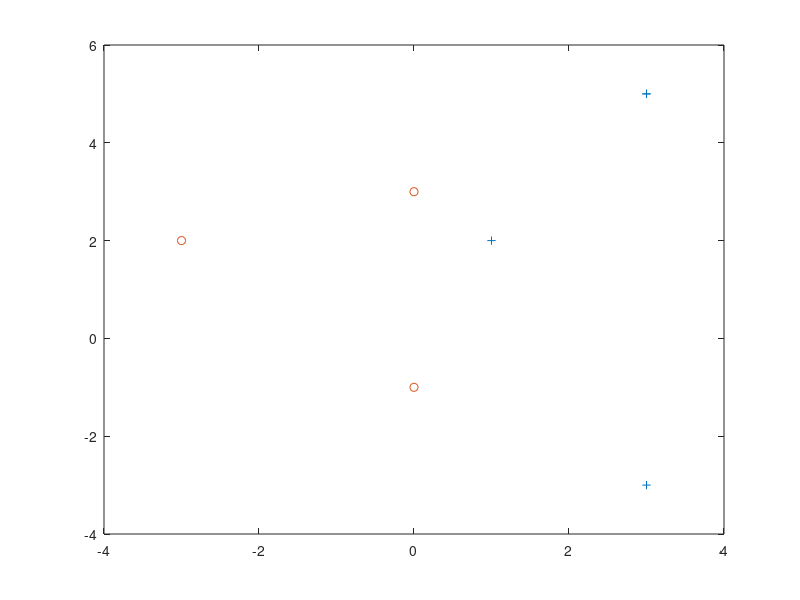

MATLAB code to generate this figure: (Note: this script raises an error after producing the figure.)
%  Final Exam problems 11, 12 

% Initialization
clear ; close all; clc
Q = 2; % degree of the kernel polynomial

% set path to libsvm
addpath('~/Documents/Matlab/libsvm-3.20/matlab/');

% Create the data matrices
X = [1, 0;
    0, 1;
    0, -1;
    -1, 0;
    0, 2;
    0, -2;
    -2, 0];

Yneg = -ones(3,1);
Ypos = ones(4,1);
Y = [Yneg; Ypos];

numNegs = length(Yneg);

Xneg = X(1:numNegs,:);
Xpos = X((numNegs+1):end, :);

% Nonlinear transform
phi = @(x1, x2) [x2.^2 - 2*x1 - 1, x1.^2 - 2*x2 + 1];

% Generate Z matrices
Zpos = phi(Xpos(:,1), Xpos(:,2));
Zneg = phi(Xneg(:,1), Xneg(:,2));
Z = [Zneg; Zpos];

% Plot the data in Z space
% Plot the points and the true function f
plot(Zpos(:,1),Zpos(:,2),'+',Zneg(:,1),Zneg(:,2),'o')
axis([min(Z(:,1))-1, max(Z(:,1))+1, min(Z(:,2))-1, max(Z(:,2))+1])

% Run SVm with polynomial kernel
[bSVM, SupportVecs, alpha, indicesSV] = svmKernel(X,Y,'poly',1,2);
SupportVecs
